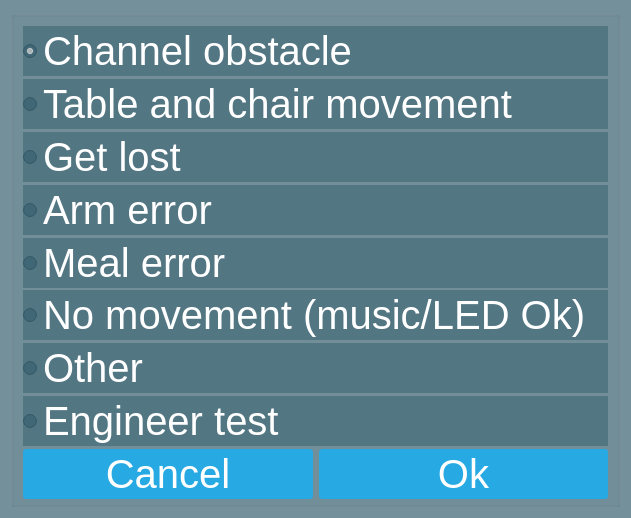
<?xml version="1.0" encoding="UTF-8"?>
<ui version="4.0">
 <class>FailedReasonDialog</class>
 <widget class="QDialog" name="FailedReasonDialog">
  <property name="geometry">
   <rect>
    <x>0</x>
    <y>0</y>
    <width>631</width>
    <height>518</height>
   </rect>
  </property>
  <property name="windowTitle">
   <string>Reason for termination</string>
  </property>
  <property name="styleSheet">
   <string notr="true">QDialog, QRadioButton , QLabel, QCheckBox
{ 
	background:  rgba(32, 80, 96, 100);
	color:white;
}

QPushButton, QComboBox
{
	color: white;
	background-color: #27a9e3;
	border-width: 0px;
	border-radius: 3px;
}

QPushButton:hover, QComboBox:hover{ background-color: #66c011; }
QPushButton:disabled { background-color:rgb(114,200,237); }</string>
  </property>
  <layout class="QVBoxLayout" name="verticalLayout_2">
   <item>
    <widget class="QGroupBox" name="groupBox">
     <property name="minimumSize">
      <size>
       <width>0</width>
       <height>40</height>
      </size>
     </property>
     <property name="font">
      <font>
       <pointsize>30</pointsize>
      </font>
     </property>
     <property name="title">
      <string/>
     </property>
     <layout class="QVBoxLayout" name="verticalLayout_3">
      <item>
       <widget class="QRadioButton" name="radioButton_1">
        <property name="minimumSize">
         <size>
          <width>0</width>
          <height>50</height>
         </size>
        </property>
        <property name="font">
         <font>
          <pointsize>30</pointsize>
         </font>
        </property>
        <property name="text">
         <string>Channel obstacle</string>
        </property>
        <property name="checked">
         <bool>true</bool>
        </property>
       </widget>
      </item>
      <item>
       <widget class="QRadioButton" name="radioButton_2">
        <property name="minimumSize">
         <size>
          <width>0</width>
          <height>50</height>
         </size>
        </property>
        <property name="font">
         <font>
          <pointsize>30</pointsize>
         </font>
        </property>
        <property name="text">
         <string>Table and chair movement</string>
        </property>
       </widget>
      </item>
      <item>
       <widget class="QRadioButton" name="radioButton_3">
        <property name="minimumSize">
         <size>
          <width>0</width>
          <height>50</height>
         </size>
        </property>
        <property name="font">
         <font>
          <pointsize>30</pointsize>
         </font>
        </property>
        <property name="text">
         <string>Get lost</string>
        </property>
       </widget>
      </item>
      <item>
       <widget class="QRadioButton" name="radioButton_4">
        <property name="minimumSize">
         <size>
          <width>0</width>
          <height>50</height>
         </size>
        </property>
        <property name="font">
         <font>
          <pointsize>30</pointsize>
         </font>
        </property>
        <property name="text">
         <string>Arm error</string>
        </property>
       </widget>
      </item>
      <item>
       <widget class="QRadioButton" name="radioButton_5">
        <property name="minimumSize">
         <size>
          <width>0</width>
          <height>50</height>
         </size>
        </property>
        <property name="font">
         <font>
          <pointsize>30</pointsize>
         </font>
        </property>
        <property name="text">
         <string>Meal error</string>
        </property>
       </widget>
      </item>
      <item>
       <widget class="QRadioButton" name="radioButton_6">
        <property name="minimumSize">
         <size>
          <width>0</width>
          <height>50</height>
         </size>
        </property>
        <property name="font">
         <font>
          <pointsize>30</pointsize>
         </font>
        </property>
        <property name="text">
         <string>No movement (music/LED Ok)</string>
        </property>
       </widget>
      </item>
      <item>
       <widget class="QRadioButton" name="radioButton_7">
        <property name="minimumSize">
         <size>
          <width>0</width>
          <height>50</height>
         </size>
        </property>
        <property name="font">
         <font>
          <pointsize>30</pointsize>
         </font>
        </property>
        <property name="text">
         <string>Other</string>
        </property>
       </widget>
      </item>
      <item>
       <widget class="QRadioButton" name="radioButton_8">
        <property name="minimumSize">
         <size>
          <width>0</width>
          <height>50</height>
         </size>
        </property>
        <property name="font">
         <font>
          <pointsize>30</pointsize>
         </font>
        </property>
        <property name="text">
         <string>Engineer test</string>
        </property>
       </widget>
      </item>
      <item>
       <layout class="QHBoxLayout" name="horizontalLayout">
        <item>
         <widget class="QPushButton" name="cancelBtn">
          <property name="minimumSize">
           <size>
            <width>0</width>
            <height>50</height>
           </size>
          </property>
          <property name="font">
           <font>
            <pointsize>30</pointsize>
           </font>
          </property>
          <property name="text">
           <string>Cancel</string>
          </property>
         </widget>
        </item>
        <item>
         <widget class="QPushButton" name="okBtn">
          <property name="minimumSize">
           <size>
            <width>0</width>
            <height>50</height>
           </size>
          </property>
          <property name="font">
           <font>
            <pointsize>30</pointsize>
           </font>
          </property>
          <property name="text">
           <string>Ok</string>
          </property>
         </widget>
        </item>
       </layout>
      </item>
     </layout>
    </widget>
   </item>
  </layout>
 </widget>
 <resources/>
 <connections/>
</ui>
